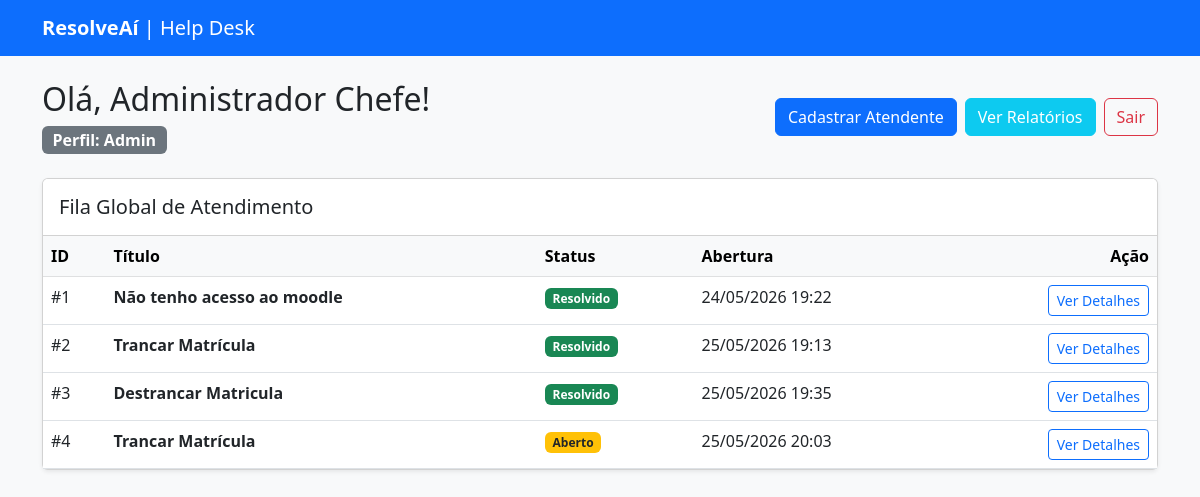
Screenshot of / (signed in) with the database file from the repository.
### app/models.py (models this page shows)
class User(UserMixin, db.Model):
    id = db.Column(db.Integer, primary_key=True)
    nome = db.Column(db.String(100), nullable=False)
    email = db.Column(db.String(120), unique=True, nullable=False)
    senha = db.Column(db.String(200), nullable=False)
    tipo = db.Column(db.String(20), nullable=False, default='cliente')
    tickets = db.relationship('Ticket', backref='cliente', lazy=True)
    respostas = db.relationship('Reply', backref='autor', lazy=True)

class Ticket(db.Model):
    id = db.Column(db.Integer, primary_key=True)
    titulo = db.Column(db.String(150), nullable=False)
    descricao = db.Column(db.Text, nullable=False)
    status = db.Column(db.String(50), default='Aberto')
    data_criacao = db.Column(db.DateTime, default=datetime.utcnow)
    nota = db.Column(db.Integer, nullable=True)
    cliente_id = db.Column(db.Integer, db.ForeignKey('user.id'), nullable=False)
    respostas = db.relationship('Reply', backref='ticket_original', lazy=True)

### app/routes.py (the view)
@bp.route('/')
@login_required
def dashboard():
    if current_user.tipo == 'cliente':
        tickets = Ticket.query.filter_by(cliente_id=current_user.id).all()
    else:
        tickets = Ticket.query.all()
    return render_template('dashboard.html', tickets=tickets)

### app/__init__.py (called while the page is built)
def create_app():
    app = Flask(__name__)
    app.config['SECRET_KEY'] = 'chave_super_secreta_para_sessoes'
    app.config['SQLALCHEMY_DATABASE_URI'] = 'sqlite:///database.db'
    app.config['SQLALCHEMY_TRACK_MODIFICATIONS'] = False
    db.init_app(app)
    login_manager.init_app(app)
    login_manager.login_view = 'main.login' # Redireciona não-logados pra cá
    login_manager.login_message = "Por favor, faça login para acessar esta página."
    from app.models import User
    @login_manager.user_loader
    def load_user(user_id):
        return User.query.get(int(user_id))
    from app.routes import bp
    app.register_blueprint(bp)
    return app

### app/templates/dashboard.html
{% extends "base.html" %}
{% block content %}
<div class="d-flex justify-content-between align-items-center mb-4 mt-4">
    <div>
        <h2>Olá, {{ current_user.nome }}!</h2>
        <span class="badge bg-secondary fs-6">Perfil: {{ current_user.tipo | capitalize }}</span>
    </div>
    <div class="d-flex gap-2">
        {% if current_user.tipo == 'cliente' %}
            <a href="/ticket/novo" class="btn btn-success">Abrir Novo Chamado</a>
        {% elif current_user.tipo == 'admin' %}
            <a href="/admin/atendentes/novo" class="btn btn-primary">Cadastrar Atendente</a>
            <a href="/admin/relatorios" class="btn btn-info text-white">Ver Relatórios</a>
        {% endif %}
        <a href="/logout" class="btn btn-outline-danger">Sair</a>
    </div>
</div>
<div class="card shadow-sm">
    <div class="card-header bg-white py-3">
        <h5 class="mb-0">{% if current_user.tipo == 'cliente' %}Meus Chamados{% else %}Fila Global de Atendimento{% endif %}</h5>
    </div>
    <div class="card-body p-0 table-responsive">
        <table class="table table-hover mb-0">
            <thead class="table-light">
                <tr>
                    <th>ID</th>
                    <th>Título</th>
                    <th>Status</th>
                    <th>Abertura</th>
                    <th class="text-end">Ação</th>
                </tr>
            </thead>
            <tbody>
                {% for ticket in tickets %}
                <tr>
                    <td>#{{ ticket.id }}</td>
                    <td><strong>{{ ticket.titulo }}</strong></td>
                    <td>
                        {% if ticket.status == 'Aberto' %}
                            <span class="badge bg-warning text-dark">Aberto</span>
                        {% elif ticket.status == 'Em Andamento' %}
                            <span class="badge bg-primary">Em Andamento</span>
                        {% else %}
                            <span class="badge bg-success">Resolvido</span>
                        {% endif %}
                    </td>
                    <td>{{ ticket.data_criacao.strftime('%d/%m/%Y %H:%M') }}</td>
                    <td class="text-end">
                        <a href="/ticket/{{ ticket.id }}" class="btn btn-sm btn-outline-primary">Ver Detalhes</a>
                    </td>
                </tr>
                {% else %}
                <tr>
                    <td colspan="5" class="text-center py-4 text-muted">Nenhum chamado encontrado.</td>
                </tr>
                {% endfor %}
            </tbody>
        </table>
    </div>
</div>
{% endblock %}

### rows the page displays
User: nome "Administrador Chefe", tipo "Admin"
Ticket: id "1", titulo "Não tenho acesso ao moodle", status "Resolvido", data_criacao "24/05/2026 19:22"
Ticket: id "2", titulo "Trancar Matrícula", status "Resolvido", data_criacao "25/05/2026 19:13"
Ticket: id "3", titulo "Destrancar Matricula", status "Resolvido", data_criacao "25/05/2026 19:35"
Ticket: id "4", titulo "Trancar Matrícula", status "Aberto", data_criacao "25/05/2026 20:03"
